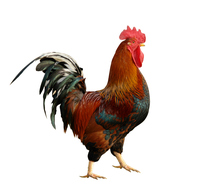
#> input picture py/pillow/img/cock.jpg, 200 x 193 px
$ python main.py
#> lines starting #> are read from the running program, lines starting #| are printed output that depends on the picture
#!/usr/bin/env python3

from PIL import Image

im = Image.open("../img/cock.jpg")
#> im is the input picture: PIL image 200x193 RGB; mean R, G, B 219.9, 210.9, 206.6
im.show()

im = im.rotate(90)
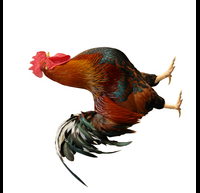
#> im: PIL image 200x193 RGB; mean R, G, B 211, 202, 197.7
im.show()
